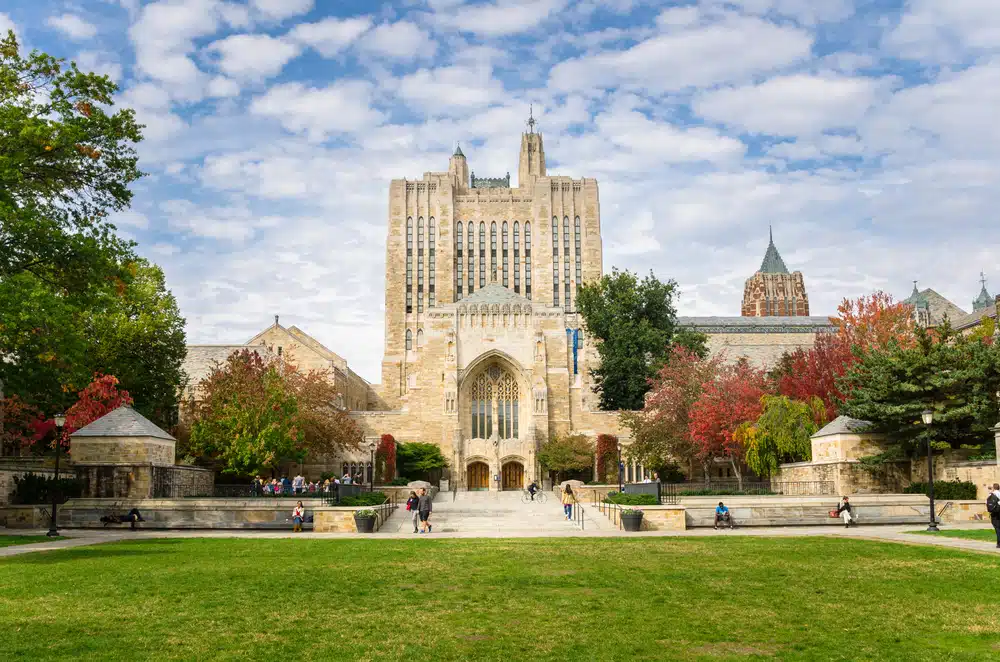
#> input picture CPSC479_A0/test_image.png, 1000 x 662 px
$ jupyter execute CPSC479_A0_mna28.ipynb   (shell and % lines are left out)
#> lines starting #> are read from the running program, lines starting #| are printed output that depends on the picture
# CPSC479/579 Assignment 0：Warm-up #

- Name: Muyi Aghedo
- NetID: mna28

# Part 1: Numpy and MatplotLib

Numpy is the core library for scientific computing in Python. It provides a high-performance multidimensional array object, and tools for working with these arrays. If you are already familiar with MATLAB, you might find this [tutorial](http://wiki.scipy.org/NumPy_for_Matlab_Users) useful to get started with Numpy.

To use Numpy, we first need to import the `numpy` package:

[cell 1]
import numpy as np

## 1.1 Numpy Arrays

A numpy array is a grid of values, all of the same type, and is indexed by a tuple of nonnegative integers. The number of dimensions is the rank of the array; the shape of an array is a tuple of integers giving the size of the array along each dimension.

We can initialize numpy arrays from nested Python lists, and access elements using square brackets:

[cell 2]
# Create a rank 1 array
a = np.array([1, 2, 3])
print("Rank 1 array:")
print(f"Type: {type(a)}, Shape: {a.shape}, Elements: {a[0]}, {a[1]}, {a[2]}")

[cell 3]
# Modify an element of the array
a[0] = 5
print("Modified array:")
print(a)

[cell 4]
# Create a rank 2 array
b = np.array([[1, 2, 3], [4, 5, 6]])
print("Rank 2 array:")
print(b)
print(f"Shape: {b.shape}")
print(f"Elements: b[0, 0] = {b[0, 0]}, b[0, 1] = {b[0, 1]}, b[1, 0] = {b[1, 0]}")

Numpy also provides many functions to create arrays:

[cell 5]
# Create an array of all zeros
a = np.zeros((2, 2))
print("Array of all zeros:")
print(a)

[cell 6]
# Create an array of all ones
b = np.ones((1, 2))
print("Array of all ones:")
print(b)

[cell 7]
# Create a constant array
c = np.full((2, 2), 7)
print("Constant array filled with 7:")
print(c)

[cell 8]
# Create a 2x2 identity matrix
d = np.eye(2)
print("2x2 Identity matrix:")
print(d)

[cell 9]
# Create an array filled with random values
e = np.random.random((2, 2))
print("\nArray filled with random values:")
print(e)

## 1.2 Array Indexing

Numpy offers several ways to index into arrays.

Slicing: Similar to Python lists, numpy arrays can be sliced. Since arrays may be multidimensional, you must specify a slice for each dimension of the array:

[cell 10]
# Create the following rank 2 array with shape (3, 4)
a = np.array([[1, 2, 3, 4],
              [5, 6, 7, 8],
              [9, 10, 11, 12]])

# Extract a subarray: first 2 rows and columns 1 and 2
b = a[:2, 1:3]
print("Subarray b:\n", b)

A slice of an array is a view into the same data, so modifying it will modify the original array.

[cell 11]
# Show that b references the same data as the original array
print("Original value at a[0, 1]:", a[0, 1])
b[0, 0] = 77  # Modify b[0, 0], which is the same as a[0, 1]
print("Modified value at a[0, 1]:", a[0, 1])

You can also mix integer indexing with slice indexing. However, doing so will yield an array of lower rank than the original array. Note that this is quite different from the way that MATLAB handles array slicing:

[cell 12]
# Create the following rank 2 array with shape (3, 4)
a = np.array([[1,2,3,4], [5,6,7,8], [9,10,11,12]])
print("Array a:\n", a)

Two ways of accessing the data in the middle row of the array.
Mixing integer indexing with slices yields an array of lower rank,
while using only slices yields an array of the same rank as the
original array:

[cell 13]
row_r1 = a[1, :]    # Rank 1 view of the second row of a
row_r2 = a[1:2, :]  # Rank 2 view of the second row of a
row_r3 = a[[1], :]  # Rank 2 view of the second row of a
print("Row r1:", row_r1, "Shape:", row_r1.shape)
print("Row r2:", row_r2, "Shape:", row_r2.shape)
print("Row r3:", row_r3, "Shape:", row_r3.shape)

[cell 14]
# We can make the same distinction when accessing columns of an array:
col_r1 = a[:, 1]
col_r2 = a[:, 1:2]
print("Column r1:", col_r1, "Shape:", col_r1.shape)
print("Column r2:\n", col_r2, "\nShape:", col_r2.shape)

Integer array indexing: When you index into numpy arrays using slicing, the resulting array view will always be a subarray of the original array. In contrast, integer array indexing allows you to construct arbitrary arrays using the data from another array. Here is an example:

[cell 15]
a = np.array([[1, 2], [3, 4], [5, 6]])

# An example of integer array indexing.
print(a[[0, 1, 2], [0, 1, 0]])  # Elements: a[0,0], a[1,1], a[2,0]
print(np.array([a[0, 0], a[1, 1], a[2, 0]]))  # Equivalent to the above

[cell 16]
# When using integer array indexing, you can reuse the same element from the source array:
print(a[[0, 0], [1, 1]])  # Elements: a[0,1], a[0,1]
print(np.array([a[0, 1], a[0, 1]]))  # Equivalent to the above

One useful trick with integer array indexing is selecting or mutating one element from each row of a matrix:

[cell 17]
# Create a new array from which we will select elements
a = np.array([[1,2,3], [4,5,6], [7,8,9], [10, 11, 12]])
print("Array a:\n", a)

# Create an array of indices
b = np.array([0, 2, 0, 1])

# Select one element from each row of a using the indices in b
print("\nElements selected with integer array indexing:\n", a[np.arange(4), b])

[cell 18]
# Mutate one element from each row of a using the indices in b
a[np.arange(4), b] += 10
print("Modified array a:\n", a)

Boolean array indexing: Boolean array indexing lets you pick out arbitrary elements of an array. Frequently this type of indexing is used to select the elements of an array that satisfy some condition. Here is an example:

[cell 19]
a = np.array([[1,2], [3, 4], [5, 6]])

bool_idx = (a > 2)  # Find the elements of a that are bigger than 2;
                    # this returns a numpy array of Booleans of the same
                    # shape as a, where each slot of bool_idx tells
                    # whether that element of a is > 2.

print("Boolean index array:\n", bool_idx)

[cell 20]
# Use boolean indexing to extract elements
print("Elements greater than 2:", a[bool_idx])

# Perform the above in a single statement
print("Elements greater than 2 (single statement):", a[a > 2])

For brevity we have left out a lot of details about numpy array indexing; if you want to know more you should read the documentation.

## 1.3 Datatypes

Every numpy array is a grid of elements of the same type. Numpy provides a large set of numeric datatypes that you can use to construct arrays. Numpy tries to guess a datatype when you create an array, but functions that construct arrays usually also include an optional argument to explicitly specify the datatype. Here is an example:

[cell 21]
# Let NumPy Choose the Data Type
x = np.array([1, 2])  # NumPy automatically infers the data type (int)
y = np.array([1.0, 2.0])  # NumPy automatically infers the data type (float)
print("Array x:", x)
print("Data type of x:", x.dtype)
print("\nArray y:", y)
print("Data type of y:", y.dtype)

[cell 22]
# Specify a Particular Data Type
z = np.array([1, 2], dtype=np.int64)  # Explicitly specify int64 data type
print("Array z:", z)
print("Data type of z:", z.dtype)

You can read all about numpy datatypes in the [documentation](http://docs.scipy.org/doc/numpy/reference/arrays.dtypes.html).

## 1.4 Array Operation

Basic mathematical functions operate elementwise on arrays, and are available both as operator overloads and as functions in the numpy module:

[cell 23]
x = np.array([[1,2],[3,4]], dtype=np.float64)
y = np.array([[5,6],[7,8]], dtype=np.float64)

# Elementwise sum; both produce the array
print("Elementwise sum:")
print(x + y)
print(np.add(x, y))

[cell 24]
# Elementwise difference; both produce the array
print("Elementwise difference:")
print(x - y)
print(np.subtract(x, y))

[cell 25]
# Elementwise product; both produce the array
print("Elementwise product:")
print(x * y)
print(np.multiply(x, y))

[cell 26]
# Elementwise division; both produce the array
print("Elementwise division:")
print(x / y)
print(np.divide(x, y))

[cell 27]
# Elementwise square root; produces the array
print("Elementwise square root:")
print(np.sqrt(x))

Note that unlike MATLAB, `*` is elementwise multiplication, not matrix multiplication. We instead use the dot function to compute inner products of vectors, to multiply a vector by a matrix, and to multiply matrices. dot is available both as a function in the numpy module and as an instance method of array objects:

[cell 28]
v = np.array([9,10])
w = np.array([11, 12])

# Inner product of vectors; all produce 219
print("Inner product of vectors:")
print(v.dot(w))  # Using method
print(np.dot(v, w))  # Using NumPy function
print(v @ w)  # Using "@" operator which is equivalent to numpy's dot operator

[cell 29]
x = np.array([[1,2],[3,4]])
y = np.array([[5,6],[7,8]])

# Matrix / vector product; all produce the rank 1 array [29 67]
print("Matrix-vector product:")
print(x.dot(v))
print(np.dot(x, v))
print(x @ v)

[cell 30]
# Matrix / matrix product; all produce the rank 2 array
# [[19 22]
#  [43 50]]
print("Matrix-matrix product:")
print(x.dot(y))
print(np.dot(x, y))
print(x @ y)

Numpy provides many useful functions for performing computations on arrays; one of the most useful is `sum`:

[cell 31]
x = np.array([[1,2],[3,4]])

print("Summing elements:")
print("Sum of all elements:", np.sum(x))
print("Sum of each column:", np.sum(x, axis=0))  # Sum along columns
print("Sum of each row:", np.sum(x, axis=1))  # Sum along rows

You can find the full list of mathematical functions provided by numpy in the [documentation](http://docs.scipy.org/doc/numpy/reference/routines.math.html).

Apart from computing mathematical functions using arrays, we frequently need to reshape or otherwise manipulate data in arrays. The simplest example of this type of operation is transposing a matrix; to transpose a matrix, simply use the T attribute of an array object:

[cell 32]
print("Original matrix:\n", x)
print("Transposed matrix:\n", x.T)

[cell 33]
v = np.array([[1, 2, 3]])
print("Rank 2 array (1x3):\n", v)
print("Transposed (3x1):\n", v.T)

## 1.5 Broadcasting

Broadcasting is a powerful mechanism that allows numpy to work with arrays of different shapes when performing arithmetic operations. Frequently we have a smaller array and a larger array, and we want to use the smaller array multiple times to perform some operation on the larger array.

For example, suppose that we want to add a constant vector to each row of a matrix. We could do it like this:

[cell 34]
# We will add the vector v to each row of the matrix x,
# storing the result in the matrix y
x = np.array([[1,2,3], [4,5,6], [7,8,9], [10, 11, 12]])
v = np.array([1, 0, 1])
y = np.empty_like(x)   # Create an empty matrix with the same shape as x

# Add the vector v to each row of the matrix x with an explicit loop
for i in range(4):
    y[i, :] = x[i, :] + v

print("Result using an explicit loop:\n", y)

This works; however when the matrix `x` is very large, computing an explicit loop in Python could be slow. Note that adding the vector v to each row of the matrix `x` is equivalent to forming a matrix `vv` by stacking multiple copies of `v` vertically, then performing elementwise summation of `x` and `vv`. We could implement this approach like this:

[cell 35]
vv = np.tile(v, (4, 1))  # Stack 4 copies of v on top of each other
print("Explicitly tiled vector:", vv)

[cell 36]
y = x + vv  # Add x and vv elementwise
print("Result using explicitly tiled vector:\n", y)

Numpy broadcasting allows us to perform this computation without actually creating multiple copies of v. Consider this version, using broadcasting:

[cell 37]
# We will add the vector v to each row of the matrix x,
# storing the result in the matrix y
x = np.array([[1,2,3], [4,5,6], [7,8,9], [10, 11, 12]])
v = np.array([1, 0, 1])
y = x + v  # Add v to each row of x using broadcasting
print("Result using broadcasting:\n", y)

The line `y = x + v` works even though `x` has shape `(4, 3)` and `v` has shape `(3,)` due to broadcasting; this line works as if v actually had shape `(4, 3)`, where each row was a copy of `v`, and the sum was performed elementwise.

Broadcasting two arrays together follows these rules:

1. If the arrays do not have the same rank, prepend the shape of the lower rank array with 1s until both shapes have the same length.
2. The two arrays are said to be compatible in a dimension if they have the same size in the dimension, or if one of the arrays has size 1 in that dimension.
3. The arrays can be broadcast together if they are compatible in all dimensions.
4. After broadcasting, each array behaves as if it had shape equal to the elementwise maximum of shapes of the two input arrays.
5. In any dimension where one array had size 1 and the other array had size greater than 1, the first array behaves as if it were copied along that dimension

If this explanation does not make sense, try reading the explanation from the [documentation](http://docs.scipy.org/doc/numpy/user/basics.broadcasting.html) or this [explanation](http://wiki.scipy.org/EricsBroadcastingDoc).

Functions that support broadcasting are known as universal functions. You can find the list of all universal functions in the [documentation](http://docs.scipy.org/doc/numpy/reference/ufuncs.html#available-ufuncs).

Here are some applications of broadcasting:

[cell 38]
# Compute outer product of vectors
v = np.array([1,2,3])  # v has shape (3,)
w = np.array([4,5])    # w has shape (2,)
# To compute an outer product, we first reshape v to be a column
# vector of shape (3, 1); we can then broadcast it against w to yield
# an output of shape (3, 2), which is the outer product of v and w:
outer_product = np.reshape(v, (3, 1)) * w
print("Outer product of v and w:\n", outer_product)

[cell 39]
# Add a vector to each row of a matrix
x = np.array([[1,2,3], [4,5,6]])
# x has shape (2, 3) and v has shape (3,) so they broadcast to (2, 3),
# giving the following matrix:
print("Adding vector v to each row of matrix x:\n", x + v)

[cell 40]
# Add a vector to each column of a matrix
# x has shape (2, 3) and w has shape (2,).
# If we transpose x then it has shape (3, 2) and can be broadcast
# against w to yield a result of shape (3, 2); transposing this result
# yields the final result of shape (2, 3) which is the matrix x with
# the vector w added to each column. Gives the following matrix:
result = (x.T + w).T
print("Adding vector w to each column of matrix x (via transpose):\n", result)

[cell 41]
# Another solution is to reshape w to be a row vector of shape (2, 1);
# we can then broadcast it directly against x to produce the same
# output.
result_reshaped = x + np.reshape(w, (2, 1))
print("Adding vector w to each column of matrix x (via reshaping):\n", result_reshaped)

[cell 42]
# Multiply a matrix by a constant:
# x has shape (2, 3). Numpy treats scalars as arrays of shape ();
# these can be broadcast together to shape (2, 3), producing the
# following array:
scalar_multiplication = x * 2
print("Multiplying matrix x by a scalar:\n", scalar_multiplication)

Broadcasting typically makes your code more concise and faster, so you should strive to use it where possible.

This brief overview has touched on many of the important things that you need to know about numpy, but is far from complete. Check out the [numpy reference](http://docs.scipy.org/doc/numpy/reference/) to find out much more about numpy.

## 1.6 Matplotlib

Matplotlib is a plotting library. In this section give a brief introduction to the `matplotlib.pyplot` module, which provides a plotting system similar to that of MATLAB.

[cell 43]
import matplotlib.pyplot as plt

By running this special iPython command, we will be displaying plots inline:

### 1.6.1 Plotting

The most important function in `matplotlib` is plot, which allows you to plot 2D data. Here is a simple example:

[cell 44]
# Compute the x and y coordinates for points on a sine curve
x = np.arange(0, 3 * np.pi, 0.1)
y = np.sin(x)

# Plot the points using matplotlib
plt.plot(x, y)
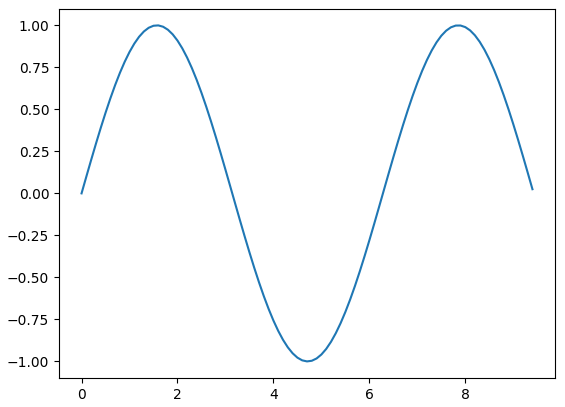
#> figure drawn by matplotlib, 1 panel; curve peaks at x = 1.6, y = 1

With just a little bit of extra work we can easily plot multiple lines at once, and add a title, legend, and axis labels:

[cell 45]
y_sin = np.sin(x)
y_cos = np.cos(x)

# Plot the points using matplotlib
plt.plot(x, y_sin)
plt.plot(x, y_cos)
plt.xlabel('x axis label')
plt.ylabel('y axis label')
plt.title('Sine and Cosine')
plt.legend(['Sine', 'Cosine'])
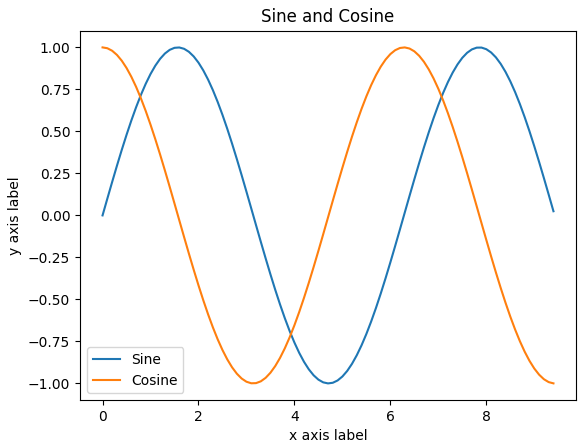
#> figure drawn by matplotlib, 1 panel; curve peaks at x = 1.6, y = 1; curve peaks at x = 0, y = 1

### 1.6.2 Subplots

You can plot different things in the same figure using the subplot function. Here is an example:

[cell 46]
# Compute the x and y coordinates for points on sine and cosine curves
x = np.arange(0, 3 * np.pi, 0.1)
y_sin = np.sin(x)
y_cos = np.cos(x)

# Set up a subplot grid that has height 2 and width 1,
# and set the first such subplot as active.
plt.subplot(2, 1, 1)

# Make the first plot
plt.plot(x, y_sin)
plt.title('Sine')

# Set the second subplot as active, and make the second plot.
plt.subplot(2, 1, 2)
plt.plot(x, y_cos)
plt.title('Cosine')

# Show the figure.
plt.show()
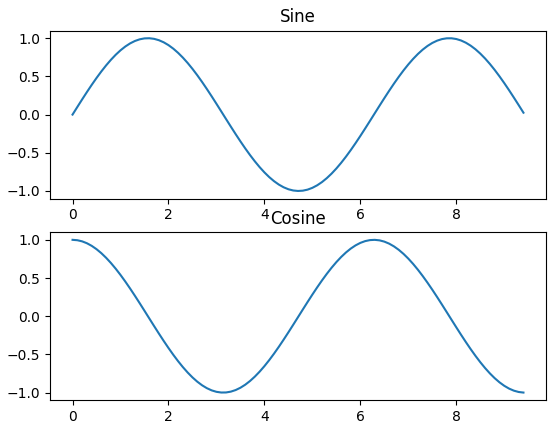
#> figure drawn by matplotlib, 2 panels; panel 1: curve peaks at x = 1.6, y = 1; panel 2: curve peaks at x = 0, y = 1

You can read much more about the `subplot` function in the [documentation](http://matplotlib.org/api/pyplot_api.html#matplotlib.pyplot.subplot).

## Your Try

Use numpy and matplotlib to simulate and visualize temperature changes over time for different layers of the Earth's atmosphere. Assume three layers (e.g., Troposphere, Stratosphere, Mesosphere). Perform the following tasks to draw a polyline for each layer:

1.	Generate a 2D array temperatures with dimensions 3 (layers) x 365 (days). Initialize this array with base temperatures for each layer: Troposphere=15°C, Stratosphere=-15°C, Mesosphere=-55°C.

2.	Simulate daily temperature fluctuations for each layer over a year, where fluctuations are normally distributed with a mean of 0°C and a standard deviation of 5°C for Troposphere, 10°C for Stratosphere, and 15°C for Mesosphere.

3.	Calculate and plot the average ***monthly*** temperature for each layer.

4.	Highlight the coldest and warmest month for each layer on the plot.

A sample plot is shown below:

[cell 47]
import numpy as np
import matplotlib.pyplot as plt

# 1. Array
trop = [15.0 for i in range(0, 365)]
strat = [-15.0 for i in range(0, 365)]
mes = [-55.0 for i in range(0, 365)]
base_temperatures = np.array([trop, strat, mes])

# 2. Daily temperature fluctuations
deviations = [5, 10, 15]
for i in range(0, 3):
    fluctuations = np.random.normal(0, deviations[i], 365)
    base_temperatures[i] += fluctuations

# 3. Average monthly temperature
days_per_month = [31, 28, 31, 30, 31, 30, 31, 31, 30, 31, 30, 31]
cumulative_days = [0] + [sum(days_per_month[:i+1]) for i in range(len(days_per_month))]
monthly_averages = []
mins_maxes = []

for i in range(0, 3):
    layer = []
    for j in range(0, 12):
        avg = np.mean(base_temperatures[i][cumulative_days[j]:cumulative_days[j + 1]])
        layer.append(avg)
    monthly_averages.append(layer)
    mins_maxes.append((np.min(layer), np.argmin(layer), np.max(layer), np.argmax(layer)))

monthly_averages = np.array(monthly_averages)

# 4. Plot
labels = ["Troposhere", "Stratosphere", "Mesosphere"]
fig, ax = plt.subplots()
for i in range(0, 3):
    ax.plot(["Month " + str(j) for j in range(0, 12)], monthly_averages[i], marker='o', label = labels[i])
fig.autofmt_xdate()
plt.legend()
plt.grid()

# 4b Highlighting
# print(mins_maxes)

for min_max in mins_maxes:
    ax.plot(min_max[1], min_max[0],'bo') # Fine
    ax.plot(min_max[3], min_max[2],'ro')

# Part 2: Basic Image I/O

In this part, we will use PIL.Image and Numpy to read, write and apply some simple operations on an image.

## 2.1 Import PIL.Image

[cell 48]
from PIL import Image

## 2.2 Read an Image

[cell 49]
# Replace the image_path with the path to your image file
image_path = "./test_image.png"
image = Image.open(image_path)
#> image is the input picture: PIL image 1000x662 RGB; mean R, G, B 146.8, 150.2, 125.1

## 2.3 Display the Image

[cell 50]
plt.figure(figsize=(6, 6))
plt.imshow(image)
plt.title("Image")
plt.axis("off")
plt.show()

## 2.4 Convert the Image to Numpy

[cell 51]
image_array = np.array(image)
print("Image Shape:", image_array.shape)  # Prints the dimensions of the image
#| Image Shape: (662, 1000, 3)
print("Image Data Type:", image_array.dtype)  # Prints the data type of the array
#| Image Data Type: uint8

## 2.5 Display Indivisual R/G/B Channels

[cell 52]
import matplotlib.pyplot as plt

# Display individual color channels (R, G, B)
red_channel = image_array[:, :, 0]
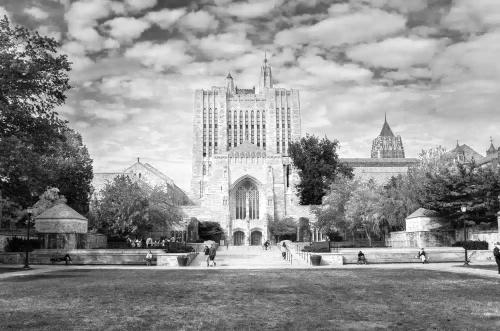
#> red_channel: shape (662, 1000) (shown at 1/2 size); min 0, max 255, mean 146.8
green_channel = image_array[:, :, 1]
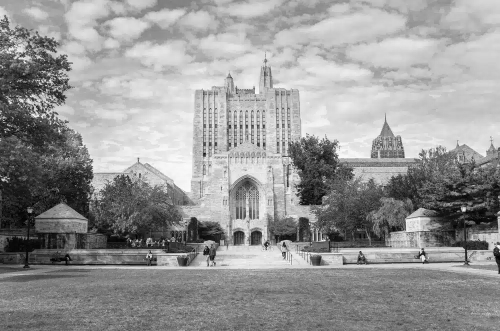
#> green_channel: shape (662, 1000) (shown at 1/2 size); min 0, max 255, mean 150.2
blue_channel = image_array[:, :, 2]
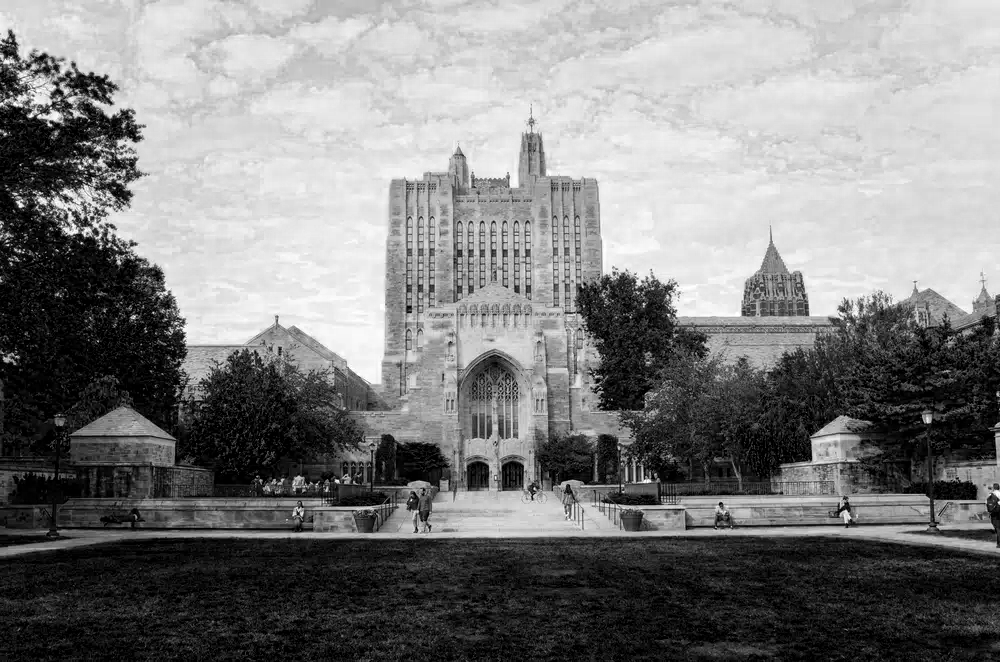
#> blue_channel: shape (662, 1000); min 0, max 255, mean 125.1

# Plot the channels
plt.figure(figsize=(15, 5))

plt.subplot(1, 3, 1)
plt.imshow(red_channel, cmap="Reds")
plt.title("Red Channel")
plt.axis("off")

plt.subplot(1, 3, 2)
plt.imshow(green_channel, cmap="Greens")
plt.title("Green Channel")
plt.axis("off")

plt.subplot(1, 3, 3)
plt.imshow(blue_channel, cmap="Blues")
plt.title("Blue Channel")
plt.axis("off")

plt.show()
#> (the rest of the program and of its run is left out)
